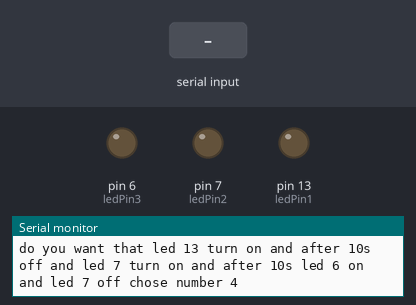
Bench run of a sketch on a simulated Arduino Uno, built with avr-gcc and run on an emulated ATmega328P. Shown: output pins drawn as LEDs (lit = HIGH), the last lines printed to the serial monitor. The test bench sets the inputs (shaded band).

Above: at 1.2 s.
1.3 s: "1\n" received over Serial
At 2.4 s:
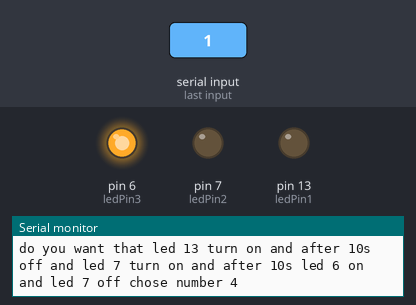
2.8 s: "2\n" received over Serial
At 3.5 s:
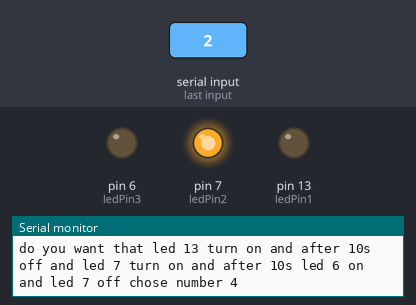
4.3 s: "3\n" received over Serial
At 4.7 s:
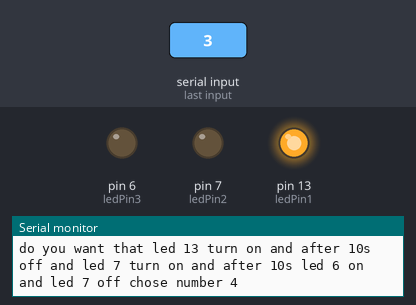
5.8 s: "4\n" received over Serial
At 7.0 s:
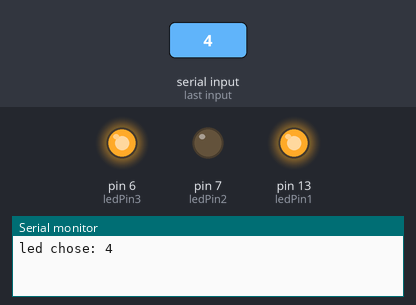
Timing chart, 0 to 17.3 s (numbered marks = the images above; inputs shaded):
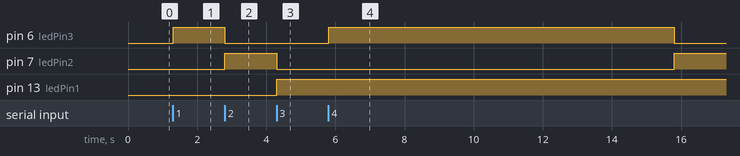

The sketch:

led_chose_led_to_turn_on.ino
```cpp
// C++ code
//
int ledPin1 = 13;
int ledPin2 = 7;
int ledPin3 = 6;
int led = 0;
int delay1 = 10000;

void setup() {
Serial.begin(9600);
pinMode(ledPin1, OUTPUT);
pinMode(ledPin2, OUTPUT);
pinMode(ledPin3, OUTPUT);

}

void loop() {

  Serial.println("which led should light up");
  Serial.println("led on pin 6 turn on chose 1");
  Serial.println("led on pin 7 turn on chose 2");
  Serial.println("Led on pin 13 turn on chose 3");
  Serial.println("do you want that led 13 turn on and after 10s off and led 7 turn on and after 10s led 6 on and led 7 off chose number 4");
  while (Serial.available() == 0){}
  led = Serial.parseInt();
  Serial. print("led chose: ");
  Serial. println(led);

  if (led == 1) {
  digitalWrite(ledPin3, HIGH);
  digitalWrite(ledPin2, LOW);
  digitalWrite(ledPin1, LOW);
  }
  else if(led == 2) {
  digitalWrite(ledPin2, HIGH);
  digitalWrite(ledPin1, LOW);
  digitalWrite(ledPin3, LOW);

  }
  else if(led == 3) {
  digitalWrite(ledPin1, HIGH);
  digitalWrite(ledPin2, LOW);
  digitalWrite(ledPin3, LOW);
  }
  else if(led == 4) {
  digitalWrite(ledPin3, HIGH);
  delay(delay1);
  digitalWrite(ledPin3, LOW);
  digitalWrite(ledPin2, HIGH);
  delay(delay1);
  digitalWrite(ledPin2, LOW);
  digitalWrite(ledPin1, HIGH);
 }
}
```

Measured:
- after the input at 1.3 s, pin 6 (ledPin3): LOW → HIGH at once
- after the input at 2.8 s, pin 6 (ledPin3): HIGH → LOW at once; pin 7 (ledPin2): LOW → HIGH at once
- after the input at 4.3 s, pin 7 (ledPin2): HIGH → LOW at once; pin 13 (ledPin1): LOW → HIGH at once
- after the input at 5.8 s, pin 6 (ledPin3): LOW → HIGH at once, → LOW 10.0 s later; pin 7 (ledPin2): LOW → HIGH after 10.0 s
